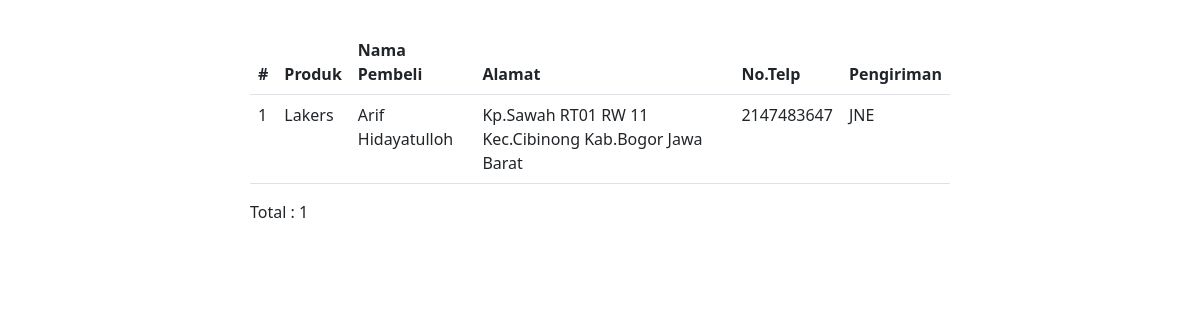
The app's page /dataPembelian.php with its own data.
### tables this page shows
CREATE TABLE `tb_pembeli` (
  `id_pembeli` int(11) NOT NULL,
  `nama_product` varchar(255) NOT NULL,
  `nama` varchar(255) NOT NULL,
  `alamat` varchar(255) NOT NULL,
  `no_telp` int(255) NOT NULL,
  `pengiriman` varchar(255) NOT NULL
);

### dataPembelian.php (the view, shortened to what this page needs)
<?php include "config.php" ?>
<!doctype html>
<html lang="en">
<head>
    <link href="https://cdn.jsdelivr.net/npm/bootstrap@5.2.2/dist/css/bootstrap.min.css" rel="stylesheet">
</head>
<body>
    <div class="data">
        <div class="table">
            <table class="table">
                <thead>
                    <tr>
                        <th scope="col">#</th>
                        <th scope="col">Produk</th>
                        <th scope="col">Nama Pembeli</th>
                        <th scope="col">Alamat</th>
                        <th scope="col">No.Telp</th>
                        <th scope="col">Pengiriman</th>
                    </tr>
                </thead>
                <?php
                $no = 1;
                $query = mysqli_query($conn, "SELECT * FROM tb_pembeli");
                while ($data = mysqli_fetch_array($query)) :
                ?>
                    <tbody>
                        <td><?php echo $no++ ?></td>
                        <td><?php echo $data['nama_product'] ?></td>
                        <td><?php echo $data['nama'] ?></td>
                        <td><?php echo $data['alamat'] ?></td>
                        <td><?php echo $data['no_telp'] ?></td>
                        <td><?php echo $data['pengiriman'] ?></td>
                    </tbody>
                <?php endwhile ?>
            </table>
            <p>Total : <?php echo mysqli_num_rows($query) ?></p>
        </div>
    </div>
</body>
</html>

### dataPembelian.php (style rules this page uses)
.data { display: flex; justify-content: center; margin-top: 30px; }
.table { width: 700px; }

### records on screen
tb_pembeli: nama_product "Lakers", nama "Arif Hidayatulloh", alamat "Kp.Sawah RT01 RW 11 Kec.Cibinong Kab.Bogor Jawa Barat", no_telp "2147483647", pengiriman "JNE"

### other values on screen
mysqli_num_rows($query) "1"
